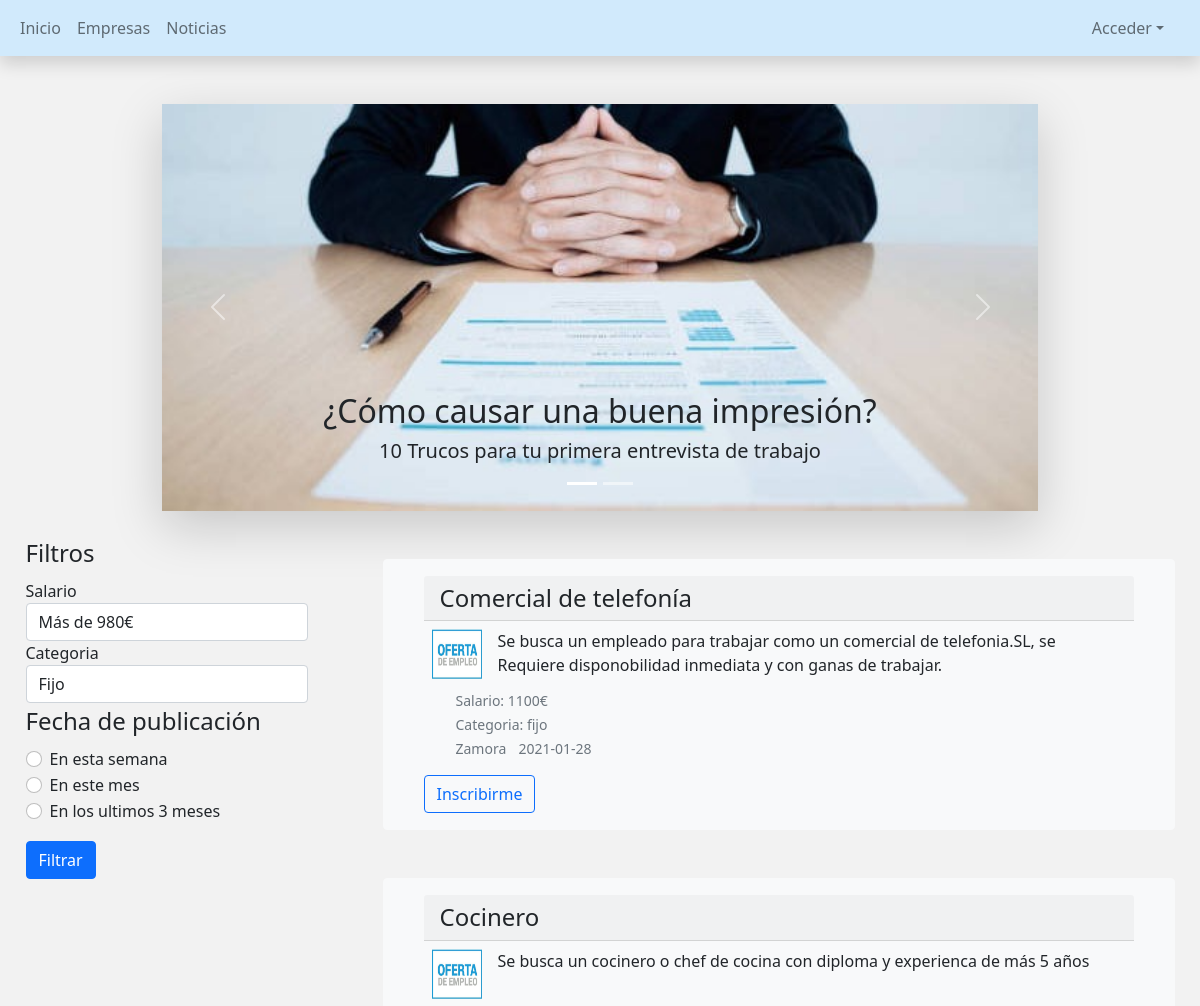
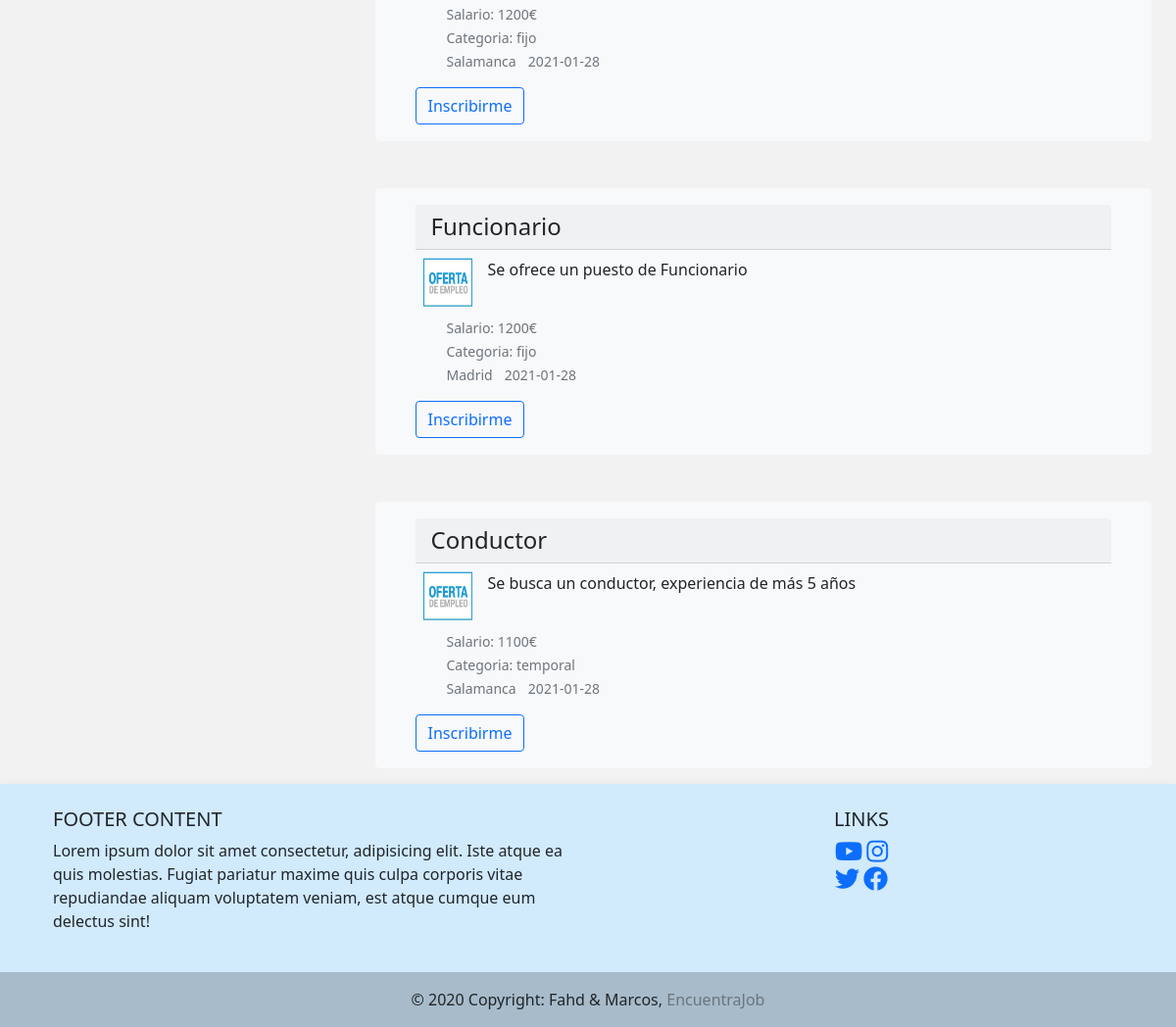
The page / on the database its author committed (2 pictures, top to bottom).
### tables this page shows
CREATE TABLE `ofertas` (
  `id_oferta` int(10) NOT NULL,
  `id_empresa` varchar(10) NOT NULL,
  `titulo_oferta` varchar(50) NOT NULL,
  `oferta` varchar(1000) NOT NULL,
  `ciudad` varchar(20) NOT NULL,
  `categoria` varchar(20) NOT NULL,
  `salario` int(10) NOT NULL,
  `fecha` date NOT NULL DEFAULT current_timestamp()
);

### index.php (the view, shortened to what this page needs)
<?php
include 'funciones_conexion.php';
$conn = conexion();
$sql = "SELECT * FROM ofertas";
if($rs = $conn->query($sql)){
  if($rs->num_rows<0){
  die("Error en sacar los datos de la DB");
  }
}
?>
<!doctype html>
<html lang="es">
  <head>
    <link href="css/bootstrap.min.css" rel="stylesheet" >
    <link href="fontawesome/css/all.min.css" rel="stylesheet" />
  </head>
  <body style="background-color: #f2f2f2;">
  <nav class="navbar navbar-expand-lg navbar-light shadow" style="background-color: #D1EAFC;">
    <div class="container-fluid">
  <div class="collapse navbar-collapse" id="navbarNav" >
        <ul class="navbar-nav">
          <li class="nav-item">
            <a class="nav-link " aria-current="page" href="index.php">Inicio</a>
          </li>
          <li class="nav-item">
            <a class="nav-link" href="#">Empresas</a>
          </li>
          <li class="nav-item">
            <a class="nav-link " href="#">Noticias</a>
          </li>
      </ul>
    </div>
      <ul class="navbar-nav">
        <li class="nav-item dropdown">
          <a class="nav-link dropdown-toggle px-4" href="#" data-bs-toggle="dropdown" aria-expanded="false">Acceder</a>
        </li>
      </ul>
 </div>
  </nav>
  <div class="row justify-content-around">
      <?php include 'filtros.php'; ?>
          <div class="col-md-8 justify-content-end">
        <?php   $datos = $rs->fetch_assoc();
        while($datos) { ?>
      <div class="card mb-3 container-md bg-light   mt-5 border-light" >
        <div class="card-body">
          <h4 class="card-header"><?=$datos['titulo_oferta'];?></h4>
          <div class="d-flex ">
          <img src="img/oferta-empleo.jpg" alt="bmw" width="50" height="50" class="d-inline-block m-2">
          <p class="card-text m-2"><?=$datos['oferta']; ?></p>     </div>
      <ul >
          <li class=" list-inline-item card-text"><small class="text-muted align-bottom">Salario: <?=$datos['salario'];?>€</small></li><br>
          <li class=" list-inline-item card-text"><small class="text-muted align-bottom">Categoria: <?=$datos['categoria'];?></small></li><br>
          <li class=" list-inline-item card-text"><small class="text-muted align-bottom"><?=$datos['ciudad'];?></small></li>
          <li class=" list-inline-item card-text"><small class="text-muted align-bottom"><?=$datos['fecha'];?></small></li>
      </ul>
        <a href="login.php" ><button class="btn btn-outline-primary">Inscribirme</button></a>
        </div>
      </div>
      <?php  $datos = $rs->fetch_assoc();
    }  $rs->free();
    ?>
        </div>
      </div>
        <footer class="text-center text-lg-start shadow" style="background-color: #D1EAFC;">
        <div class="container p-4">
          <div class="row">
            <div class="col-lg-6 col-md-12 mb-4 mb-md-0">
              <h5 class="text-uppercase">Footer Content</h5>
              <p>
                Lorem ipsum dolor sit amet consectetur, adipisicing elit. Iste atque ea quis
                molestias. Fugiat pariatur maxime quis culpa corporis vitae repudiandae aliquam
                voluptatem veniam, est atque cumque eum delectus sint!
              </p>
            </div>
            <div class="col-lg-6 col-md-12 mb-4 mb-md-0">
              <h5 class="text-uppercase text-center">Links</h5>
              <ul class="list-unstyled mb-0 text-center">
                <li>
                  <a href="https://www.youtube.com/watch?v=FwhKhecN-1E" ><i class="fab fa-youtube" style="font-size:25px;" ></i></a>
                  <a href="https://www.instagram.com/usal" ><i class="fab fa-instagram" style="font-size:25px;" ></i></a>
                </li>
                <li>
                  <a href="https://www.twitter.com/usal"><i class="fab fa-twitter" style="font-size:25px;" ></i></a>
                  <a href="https://www.facebook.com/" ><i class="fab fa-facebook" style="font-size:25px;" ></i></a>
                </li>
              </ul>
            </div>
          </div>
        </div>
        <div class="text-center p-3" style="background-color: rgba(0, 0, 0, 0.2)">
          © 2020 Copyright: Fahd & Marcos,
          <a class="text-muted" style="text-decoration:none">EncuentraJob</a>
        </div>
      </footer>
        </body>
      </html>

### rows shown on the page
ofertas: titulo_oferta "Comercial de telefonía", oferta "Se busca un empleado para trabajar como un comercial de telefonia.SL, se Requiere disponobilidad inmediata y con ganas de trabajar.", salario "1100", categoria "fijo", ciudad "Zamora", fecha "2021-01-28"
ofertas: titulo_oferta "Cocinero", oferta "Se busca un cocinero o chef de cocina con diploma y experienca de más 5 años", salario "1200", categoria "fijo", ciudad "Salamanca", fecha "2021-01-28"
ofertas: titulo_oferta "Funcionario", oferta "Se ofrece un puesto de Funcionario", salario "1200", categoria "fijo", ciudad "Madrid", fecha "2021-01-28"
ofertas: titulo_oferta "Conductor", oferta "Se busca un conductor, experiencia de más 5 años", salario "1100", categoria "temporal", ciudad "Salamanca", fecha "2021-01-28"
